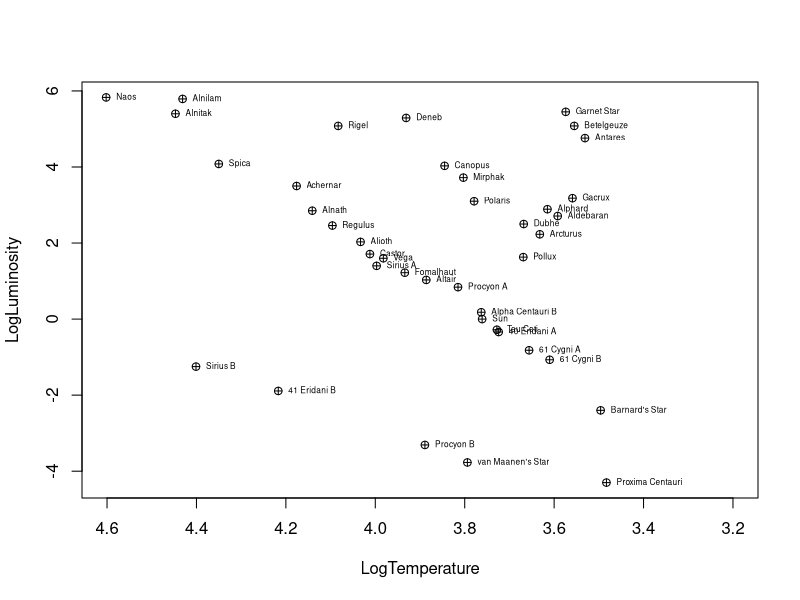
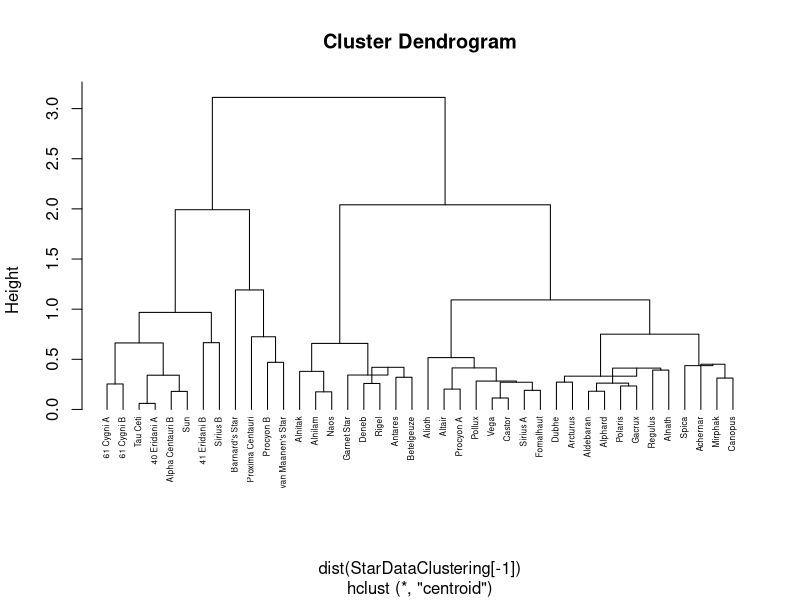
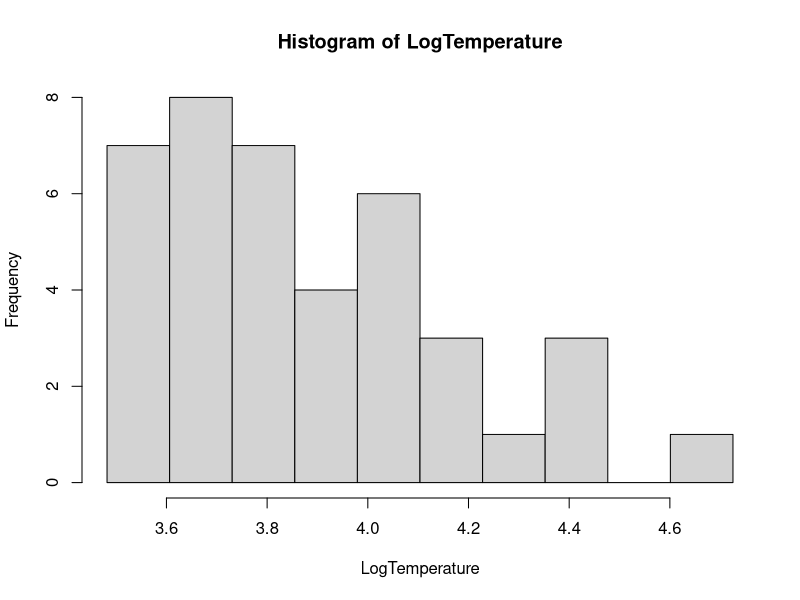
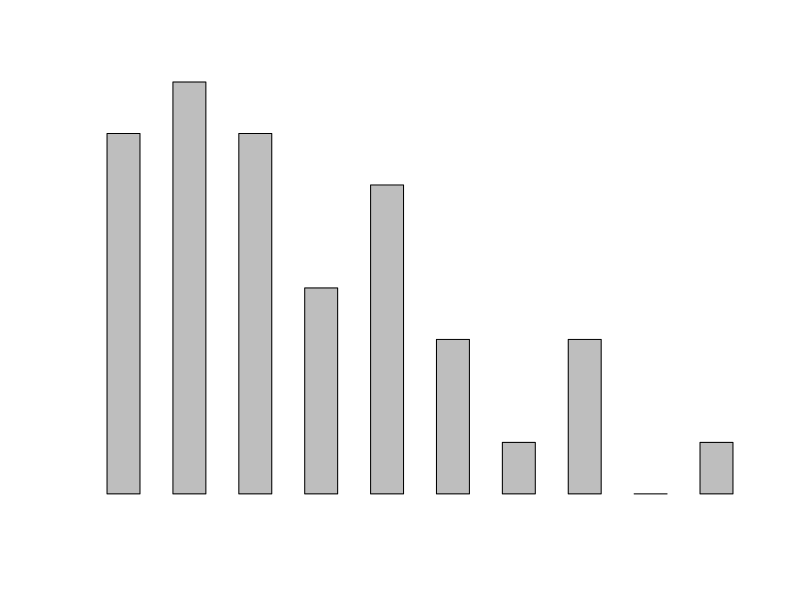

The R source for these figures, in order: (Note: this script raises an error after producing the figures.)
StarDataTransformed.table=read.delim("StarDataTransformed.txt")
View(StarDataTransformed.table)
attach(StarDataTransformed.table)
plot( LogTemperature, LogLuminosity, xlim = c(4.6,3.2), pch = 10)
with  (StarDataTransformed.table,  text  (  LogTemperature,  LogLuminosity,  labels  =  Name, pos = 4, cex = 0.5))
StarDataClustering = data.frame (Name, LogLuminosity, LogTemperature)
starclust = hclust (dist (StarDataClustering[-1]), method = "centroid")
plot(starclust, labels = Name, cex = 0.5, hang = -2)
# Creating Frequency discribution 
K=10
IS=(max(LogTemperature)-min(LogTemperature))/(K-1)
breaks= seq (3.482,4.726, by = IS)
maxLL=min(LogTemperature)+K*IS
logtemp.cut=cut(LogTemperature,breaks,right=FALSE)
logtemp.freq=table(logtemp.cut)
cbind(logtemp.freq)
# Create a histrogram using above
hist(LogTemperature,breaks)

# K = 6, calculate mid values 
K=6
i= 1 : K
midvalues=round((breaks[i]+breaks[i+1])/2,2)
#Create barplot 
barplot(logtemp.freq, space = c(1,1), names.arg = midvalues)
plot(density(LogTemperature,adjust=0.5))
summary(LogTemperature)
var(LotTemperature)
sd(LogTemperature)